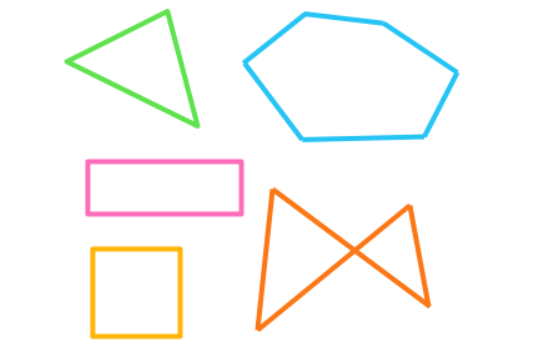
#> input picture Image_de_test/fig_geo.jpg, 553 x 359 px
$ python fig_geo.py
#> lines starting #> are read from the running program, lines starting #| are printed output that depends on the picture; after the words box and inside, x2 and y2 are one past the last pixel; in counts of white or black regions, pixels touching at a corner belong together
from pickle import FALSE
import cv2 as cv
import numpy as np

while True:

    img = cv.imread('Image_de_test/fig_geo.jpg')
#> img is the input picture: shape (359, 553, 3); mean B, G, R 246.6, 249.6, 250.5

    # image en nuance de gris
    img_gray = cv.cvtColor(img, cv.COLOR_BGR2GRAY)
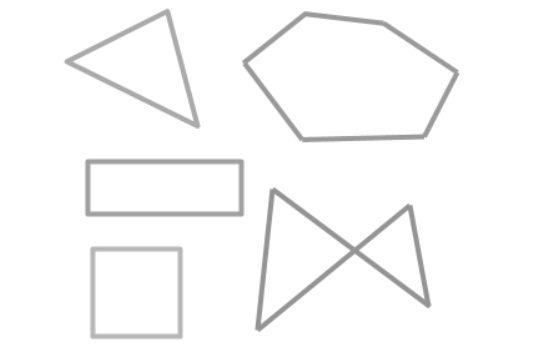
#> img_gray: shape (359, 553); min 148, max 255, mean 249.5


    ret,th = cv.threshold(img_gray,200,255,cv.THRESH_BINARY_INV+ cv.THRESH_OTSU)
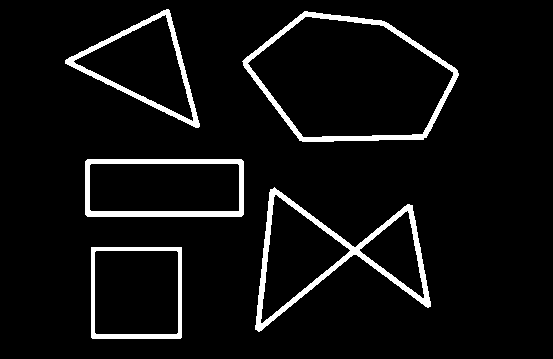
#> th: shape (359, 553); 5.9% white; 5 white regions
#> ret = 212

    contours, hierarchy = cv.findContours(th,
                                        cv.RETR_EXTERNAL,
                                        cv.CHAIN_APPROX_NONE)
#> contours = 5 contours; box (x1, y1, x2, y2) and area: (242, 11, 459, 142) 20058, (255, 187, 431, 332) 10855, (85, 159, 244, 217) 8998, (91, 247, 182, 339) 8189, (65, 9, 200, 128) 7304

    sorted_contour = sorted(contours, key=cv.contourArea, reverse=True)
#> sorted_contour has the same summary as contours

    #:3 Les 3er
    # for i, cont in enumerate(sorted_contour[:10], 1):
    for i, cont in enumerate(sorted_contour):
        area = cv.contourArea(cont)
        cv.drawContours(img, contours, -1, (0, 255, 0), 2)
        peri = cv.arcLength(cont, True)
        approx = cv.approxPolyDP(cont,0.02 * peri , True)

        x, y, w, h = cv.boundingRect(contours[i])
        cv.rectangle(img, (x, y), (x + w, y + h), (0, 0, 255), 2)

        #cv.putText(img, str(i), (cont[0, 0, 0], cont[0, 0, 1]),cv.FONT_HERSHEY_SIMPLEX, 1.4, (0.255, 0), 3)
        cv.putText(img, "Points : " + str(len(approx)),(x + w + 5, y + 20),cv.FONT_HERSHEY_COMPLEX, .7, (0.255, 0), 2)
        cv.putText(img, "Area : " + str(int(area)),(x + w + 5, y + 45),cv.FONT_HERSHEY_COMPLEX, .7, (0.255, 0), 2)
#> this loop made 5 passes
#> (area, peri, approx, x, y, w, h) on passes 3 to 5: (8998, 425.3, [[85, 161], [87, 216], [243, 214], [241, 159]], 85, 159, 159, 58), (8189, 360.8, [[91, 247], [91, 337], [180, 338], [181, 247]], 242, 11, 217, 131), (7304.5, 417.9, [[65, 60], [199, 126], [168, 9]], 65, 9, 135, 119)
#> (area, peri, x, y, w, h) on passes 1 to 2: (20057.5, 573.1, 91, 247, 91, 92), (10855, 670.7, 255, 187, 176, 145)
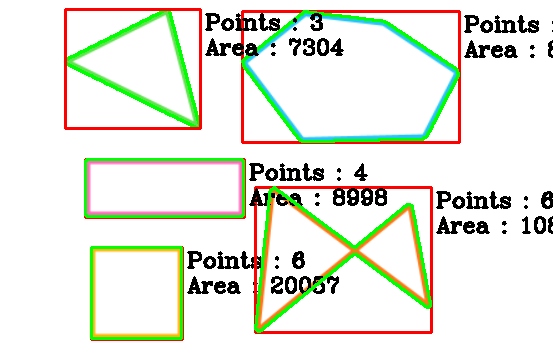
#> img: shape (359, 553, 3); 10.84% of pixels changed, all inside (x1, y1, x2, y2) = (64, 8, 553, 341)


    cv.imshow('seuil', th)
    cv.imshow('contour', img)
    cv.imshow('originam', img_gray)

    cv.waitKey(1)
